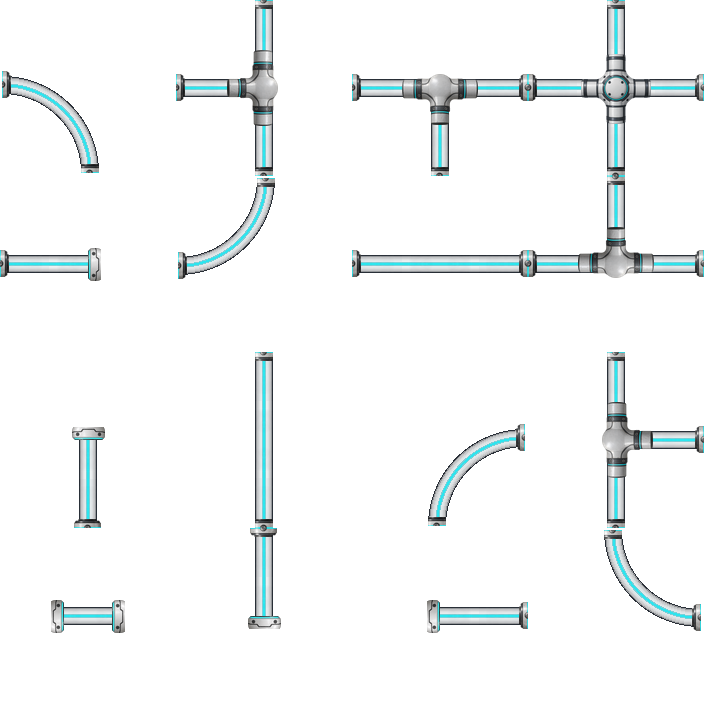
#> input picture src/RimMandrake/FlowWorks/art_source/pipe/prefix_fixtures/Futuristic_UniversalPipe_Atlas_prefix.png, 704 x 704 px
$ python render_pipe_run.py prefix_fixtures/Futuristic_UniversalPipe_Atlas_prefix.png
#> lines starting #> are read from the running program, lines starting #| are printed output that depends on the picture
#!/usr/bin/env python3
"""Render a laid universal-pipe run offline as the game draws it: Graphic_Linked's atlas tile per cell by link mask, and on a
straight cell the straights-sheet variant that Machinery/PipeStraightVariants.cs picks from the cell (hash ported below and
pinned to the C# golden values). Map cell (x, z) = (X0 + col, Z0 - row): z grows north.

Library: run_image(atlas_png, straights_png_or_None, ppc) -> RGBA image of RUN on bare ground (no labels).
CLI: render_pipe_run.py ATLAS [STRAIGHTS] OUT.png [--ppc 64]
"""
import sys
from pathlib import Path

import numpy as np
from PIL import Image

X0, Z0 = 100, 100          # an arbitrary map origin, not chosen for a pretty pick
GROUND = (124, 100, 72, 255)

# a 12-cell east-west main; a tee at col 4 drops a branch 2 cells south, then an elbow runs it 4 cells east
RUN = {(c, 0) for c in range(12)} | {(4, 1), (4, 2)} | {(c, 2) for c in range(5, 9)}
GRID = (12, 3)

BUCKET = [0, 0, 0, 1, 1, 2, 3, 4]
NV = 4


def cell_hash(x, z):
    M = 0xFFFFFFFF
    h = (x * 0x8DA6B343) & M
    h ^= (z * 0xD8163841) & M
    h ^= h >> 13
    h = (h * 0x85EBCA6B) & M
    h ^= h >> 16
    return h


def pick(x, z):
    return BUCKET[cell_hash(x, z) & 7]


assert cell_hash(1, 0) == 0x3AEE2DBC and cell_hash(0, 1) == 0xE7D58B85 and cell_hash(-5, 9) == 0xE7A7C01B
assert pick(0, 0) == 0 and pick(1, 0) == 1 and pick(0, 1) == 2 and pick(37, 112) == 0 and pick(-5, 9) == 1


def _shown(img, x0, y0, T):
    P = T // 8
    return img.crop((x0 + P, y0 + P, x0 + T - P, y0 + T - P))


def run_image(atlas_png, straights_png, ppc, run=RUN, grid=GRID, pad=None):
#> called with ppc = 64, grid = (12, 3)
    a = Image.open(atlas_png).convert("RGBA")
#> a is the input picture: PIL image 704x704 RGBA; mean R, G, B, A 15.9, 18.4, 18.7, 27
    T = a.width // 4
#> T = 176
    s = Image.open(straights_png).convert("RGBA") if straights_png else None
    Ts = s.width // NV if s else None
    pad = ppc // 2 if pad is None else pad
    img = Image.new("RGBA", (2 * pad + grid[0] * ppc, 2 * pad + grid[1] * ppc), GROUND)
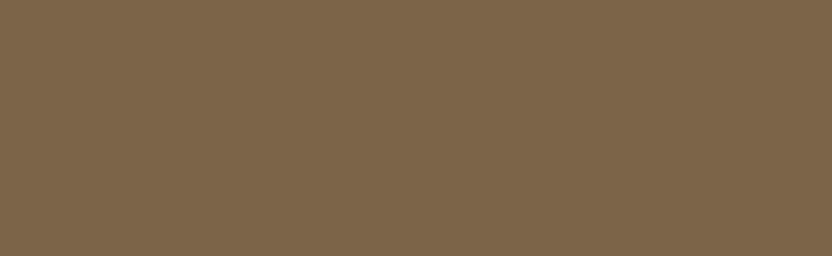
#> img: PIL image 832x256 RGBA; mean R, G, B, A 124, 100, 72, 255
    for (c, r) in run:
        mask = ((c, r - 1) in run) * 1 + ((c + 1, r) in run) * 2 + ((c, r + 1) in run) * 4 + ((c - 1, r) in run) * 8
        k = pick(X0 + c, Z0 - r) if (s is not None and mask in (5, 10)) else 0
        if k:
            t = _shown(s, (k - 1) * Ts, 0 if mask == 10 else Ts, Ts)
        else:
            col, row = mask % 4, 3 - mask // 4
            t = _shown(a, col * T, row * T, T)
        img.alpha_composite(t.resize((ppc, ppc), Image.LANCZOS), (pad + c * ppc, pad + r * ppc))
#> this loop made 18 passes
#> pass 1, in run_image, `t = _shown(a, col * T, row * T, T)`:
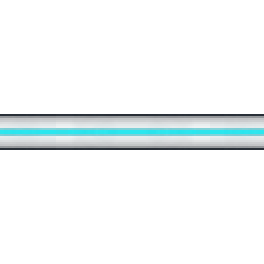
#> t: PIL image 132x132 RGBA (shown 2 times larger); mean R, G, B, A 21.7, 26.1, 26.7, 34.8; transparent parts drawn white
#> pass 2, in run_image, `t = _shown(a, col * T, row * T, T)`:
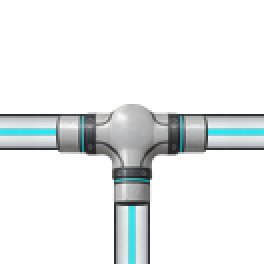
#> t: PIL image 132x132 RGBA (shown 2 times larger); mean R, G, B, A 30.9, 34.2, 34.7, 52.8; transparent parts drawn white
#> after the loop:
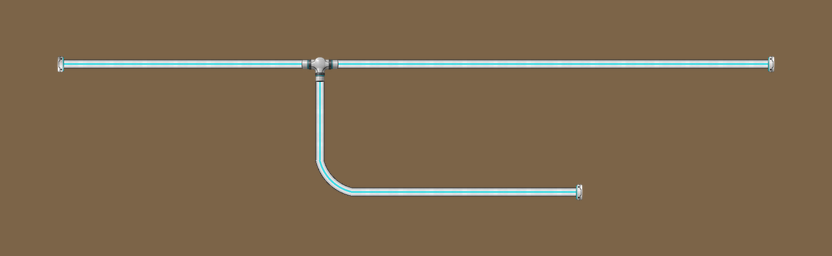
#> img: PIL image 832x256 RGBA; mean R, G, B, A 125.6, 104, 77.5, 255
    return img


if __name__ == "__main__":
    args = [x for x in sys.argv[1:] if not x.startswith("--")]
    ppc = int(sys.argv[sys.argv.index("--ppc") + 1]) if "--ppc" in sys.argv else 64
    args = [x for x in args if x != str(ppc)]
    atlas, out = args[0], args[-1]
    st = args[1] if len(args) == 3 else None
    run_image(atlas, st, ppc).save(out)
    print("wrote", out)
